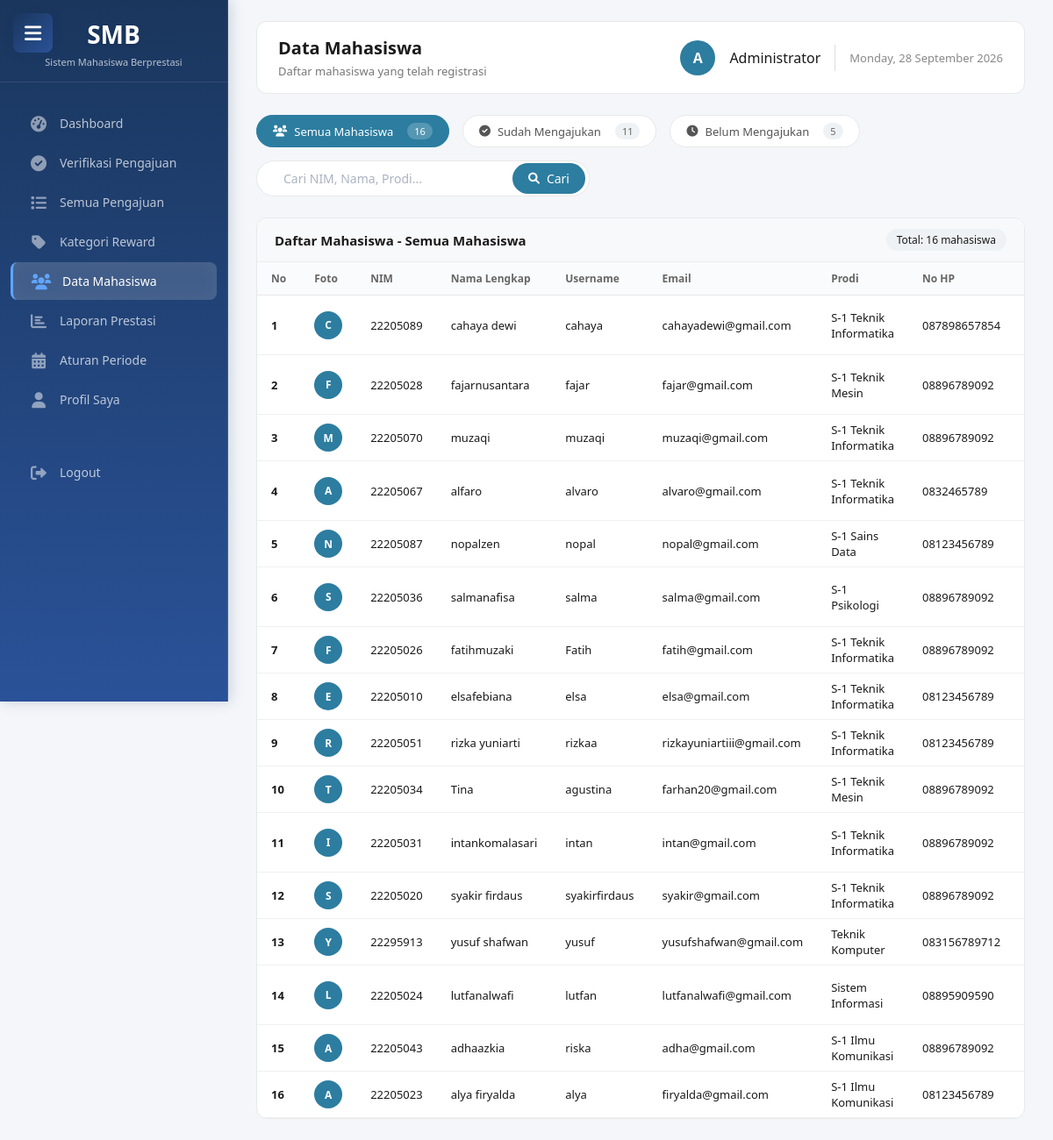
The page /admin/data_mahasiswa.php (signed in) on the database its author committed.
### tables this page shows
CREATE TABLE `users` (
  `id` int NOT NULL,
  `username` varchar(50) NOT NULL,
  `password` varchar(255) NOT NULL,
  `email` varchar(100) NOT NULL,
  `nama_lengkap` varchar(100) NOT NULL,
  `nim` varchar(20) DEFAULT NULL,
  `fakultas` varchar(100) DEFAULT NULL,
  `prodi` varchar(50) DEFAULT NULL,
  `role` enum('mahasiswa','reviewer','admin','superadmin') NOT NULL DEFAULT 'mahasiswa',
  `no_hp` varchar(20) DEFAULT NULL,
  `alamat` text,
  `foto_profil` varchar(255) DEFAULT NULL,
  `status` enum('active','inactive','locked','suspended') NOT NULL DEFAULT 'active',
  `email_verified` tinyint(1) DEFAULT '1',
  `verification_token` varchar(100) DEFAULT NULL,
  `reset_token` varchar(100) DEFAULT NULL,
  `reset_expiry` datetime DEFAULT NULL,
  `last_login` datetime DEFAULT NULL,
  `lock_until` datetime DEFAULT NULL,
  `created_at` datetime NOT NULL,
  `updated_at` datetime DEFAULT NULL
);

### admin/data_mahasiswa.php (the view, shortened to what this page needs)
<?php
require_once '../config/database.php';
$search = isset($_GET['search']) ? trim($_GET['search']) : '';
$filter = isset($_GET['filter']) ? $_GET['filter'] : 'semua';
$query_base = "SELECT * FROM users WHERE role='mahasiswa'";
if ($filter == 'sudah') {
    $query_base .= " AND id IN (SELECT DISTINCT user_id FROM pengajuan)";
    $filter_label = 'Sudah Mengajukan Prestasi';
} elseif ($filter == 'belum') {
    $query_base .= " AND id NOT IN (SELECT DISTINCT user_id FROM pengajuan)";
    $filter_label = 'Belum Mengajukan Prestasi';
} else {
    $filter_label = 'Semua Mahasiswa';
}
$query = $query_base . " ORDER BY created_at DESC";
$result = mysqli_query($conn, $query);
$total = mysqli_num_rows($result);
$total_semua = mysqli_fetch_assoc(mysqli_query($conn, "SELECT COUNT(*) as t FROM users WHERE role='mahasiswa'"))['t'];
$total_sudah = mysqli_fetch_assoc(mysqli_query($conn, "SELECT COUNT(DISTINCT user_id) as t FROM pengajuan"))['t'];
$total_belum = $total_semua - $total_sudah;
include 'includes/sidebar.php';
?>
<!DOCTYPE html>
<html lang="id">
<head>
    <link rel="stylesheet" href="https://cdnjs.cloudflare.com/ajax/libs/font-awesome/6.0.0-beta3/css/all.min.css">
</head>
<body>
<div class="main-content">
    <div class="top-bar">
        <div class="page-title">
            <h2>Data Mahasiswa</h2>
            <p>Daftar mahasiswa yang telah registrasi</p>
        </div>
        <div class="user-info">
            <div class="user-avatar">A</div>
            <span class="user-name"><?php echo htmlspecialchars($_SESSION['nama'] ?? 'Admin'); ?></span>
            <span class="date-text"><?php echo date('l, d F Y'); ?></span>
        </div>
    </div>
    <div class="filter-search-section">
        <div class="filter-buttons">
            <a href="?filter=semua<?php echo !empty($search) ? '&search=' . urlencode($search) : ''; ?>" class="filter-btn <?php echo $filter == 'semua' ? 'active' : ''; ?>">
                <i class="fas fa-users"></i> Semua Mahasiswa
                <span class="filter-badge"><?php echo $total_semua; ?></span>
            </a>
            <a href="?filter=sudah<?php echo !empty($search) ? '&search=' . urlencode($search) : ''; ?>" class="filter-btn <?php echo $filter == 'sudah' ? 'active' : ''; ?>">
                <i class="fas fa-check-circle"></i> Sudah Mengajukan
                <span class="filter-badge"><?php echo $total_sudah; ?></span>
            </a>
            <a href="?filter=belum<?php echo !empty($search) ? '&search=' . urlencode($search) : ''; ?>" class="filter-btn <?php echo $filter == 'belum' ? 'active' : ''; ?>">
                <i class="fas fa-clock"></i> Belum Mengajukan
                <span class="filter-badge"><?php echo $total_belum; ?></span>
            </a>
        </div>
        <form method="GET" action="" class="search-box">
            <input type="text" name="search" placeholder="Cari NIM, Nama, Prodi..." value="<?php echo htmlspecialchars($search); ?>">
            <button type="submit" class="btn-search">
                <i class="fas fa-search"></i> Cari
            </button>
        </form>
    </div>
    <div class="table-card">
        <div class="table-header">
            <h3>
                Daftar Mahasiswa - <?php echo $filter_label; ?>
            </h3>
            <div class="badge-count">Total: <?php echo $total; ?> mahasiswa</div>
        </div>
        <div style="overflow-x: auto;">
            <table class="data-table">
                <thead>
                    <tr>
                        <th>No</th>
                        <th>Foto</th>
                        <th>NIM</th>
                        <th>Nama Lengkap</th>
                        <th>Username</th>
                        <th>Email</th>
                        <th>Prodi</th>
                        <th>No HP</th>
                        <th>Pengajuan</th>
                    </tr>
                </thead>
                <tbody>
                    <?php
                    $no = 1;
                    if (mysqli_num_rows($result) > 0):
                        while ($row = mysqli_fetch_assoc($result)):
                            $cek_pengajuan = mysqli_query($conn, "SELECT COUNT(*) as jml, SUM(CASE WHEN status='disetujui' THEN 1 ELSE 0 END) as disetujui FROM pengajuan WHERE user_id = " . $row['id']);
                            $data_pengajuan = mysqli_fetch_assoc($cek_pengajuan);
                            $jml_disetujui = $data_pengajuan['disetujui'];
                    ?>
                    <tr>
                        <td style="font-weight: 600;"><?php echo $no++; ?></td>
                        <td>
                            <?php if (!empty($row['foto_profil']) && file_exists("../uploads/profil/" . $row['foto_profil'])): ?>
                                <img src="../uploads/profil/<?php echo $row['foto_profil']; ?>" style="width: 32px; height: 32px; border-radius: 50%; object-fit: cover;">
                            <?php else: ?>
                                <div class="avatar-small">
                                    <?php echo strtoupper(substr($row['nama_lengkap'], 0, 1)); ?>
                                </div>
                            <?php endif; ?>
                        </td>
                        <td><?php echo htmlspecialchars($row['nim'] ?? '-'); ?></td>
                        <td>
                            <?php echo htmlspecialchars($row['nama_lengkap']); ?>
                        </td>
                        <td><?php echo htmlspecialchars($row['username']); ?></td>
                        <td class="email-text"><?php echo htmlspecialchars($row['email'] ?? '-'); ?></td>
                        <td><?php echo htmlspecialchars($row['prodi'] ?? '-'); ?></td>
                        <td><?php echo htmlspecialchars($row['no_hp'] ?? '-'); ?></td>
                        <td>
                            <?php if ($jml_disetujui > 0): ?>
                                <br><small style="color: #2e7d32;">(<?php echo $jml_disetujui; ?> disetujui)</small>
                            <?php endif; ?>
                        </td>
                    </tr>
                    <?php
                        endwhile;
                    endif; ?>
                </tbody>
            </table>
        </div>
    </div>
</div>
</body>
</html>

### admin/includes/sidebar.php (style rules this page uses)
* { margin: 0; padding: 0; box-sizing: border-box; }
body { font-family: 'Segoe UI', system-ui, sans-serif; background: #f4f6f9; color: #1a1a1a; }
.main-content { margin-left: 260px; padding: 30px 35px; min-height: 100vh; transition: margin-left 0.3s ease; }

### rows shown on the page
users: nama_lengkap "C", nim "22205089", nama_lengkap "cahaya dewi", username "cahaya", email "cahayadewi@gmail.com", prodi "S-1 Teknik Informatika", no_hp "087898657854"
users: nama_lengkap "F", nim "22205028", nama_lengkap "fajarnusantara", username "fajar", email "fajar@gmail.com", prodi "S-1 Teknik Mesin", no_hp "08896789092"
users: nama_lengkap "M", nim "22205070", nama_lengkap "muzaqi", username "muzaqi", email "muzaqi@gmail.com", prodi "S-1 Teknik Informatika", no_hp "08896789092"
users: nama_lengkap "A", nim "22205067", nama_lengkap "alfaro", username "alvaro", email "alvaro@gmail.com", prodi "S-1 Teknik Informatika", no_hp "0832465789"
users: nama_lengkap "N", nim "22205087", nama_lengkap "nopalzen", username "nopal", email "nopal@gmail.com", prodi "S-1 Sains Data", no_hp "08123456789"
users: nama_lengkap "S", nim "22205036", nama_lengkap "salmanafisa", username "salma", email "salma@gmail.com", prodi "S-1 Psikologi", no_hp "08896789092"
users: nama_lengkap "F", nim "22205026", nama_lengkap "fatihmuzaki", username "Fatih", email "fatih@gmail.com", prodi "S-1 Teknik Informatika", no_hp "08896789092"
users: nama_lengkap "E", nim "22205010", nama_lengkap "elsafebiana", username "elsa", email "elsa@gmail.com", prodi "S-1 Teknik Informatika", no_hp "08123456789"
users: nama_lengkap "R", nim "22205051", nama_lengkap "rizka yuniarti", username "rizkaa", email "rizkayuniartiii@gmail.com", prodi "S-1 Teknik Informatika", no_hp "08123456789"
users: nama_lengkap "T", nim "22205034", nama_lengkap "Tina", username "agustina", email "farhan20@gmail.com", prodi "S-1 Teknik Mesin", no_hp "08896789092"
users: nama_lengkap "I", nim "22205031", nama_lengkap "intankomalasari", username "intan", email "intan@gmail.com", prodi "S-1 Teknik Informatika", no_hp "08896789092"
users: nama_lengkap "S", nim "22205020", nama_lengkap "syakir firdaus", username "syakirfirdaus", email "syakir@gmail.com", prodi "S-1 Teknik Informatika", no_hp "08896789092"
users: nama_lengkap "Y", nim "22295913", nama_lengkap "yusuf shafwan", username "yusuf", email "yusufshafwan@gmail.com", prodi "Teknik Komputer", no_hp "083156789712"
users: nama_lengkap "L", nim "22205024", nama_lengkap "lutfanalwafi", username "lutfan", email "lutfanalwafi@gmail.com", prodi "Sistem Informasi", no_hp "08895909590"
users: nama_lengkap "A", nim "22205043", nama_lengkap "adhaazkia", username "riska", email "adha@gmail.com", prodi "S-1 Ilmu Komunikasi", no_hp "08896789092"
users: nama_lengkap "A", nim "22205023", nama_lengkap "alya firyalda", username "alya", email "firyalda@gmail.com", prodi "S-1 Ilmu Komunikasi", no_hp "08123456789"

### other values the page prints
$_SESSION['nama'] "Administrator"
$total_semua "16"
$total_sudah "11"
$total_belum "5"
$filter_label "Semua Mahasiswa"
$total "16"
